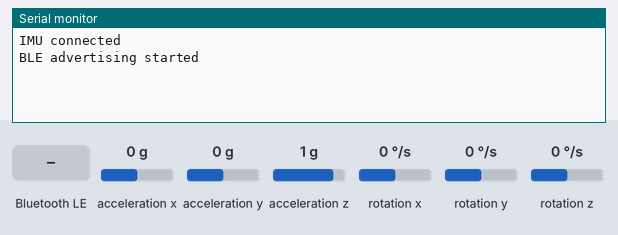
Bench run of a sketch on a simulated ESP32. Shown: the last lines printed to the serial monitor. The inputs (shaded band) are chosen by the test bench; at power-on: acceleration x 0 g, acceleration y 0 g, acceleration z 1 g, rotation x 0 °/s, rotation y 0 °/s, rotation z 0 °/s. Nothing arrives over Bluetooth unless stated; a phone connects over Bluetooth LE 3 s after start.

Above: at 1.2 s.
1.3 s: Bluetooth LE write "HELLO_WEARABLE" received
At 2.7 s:
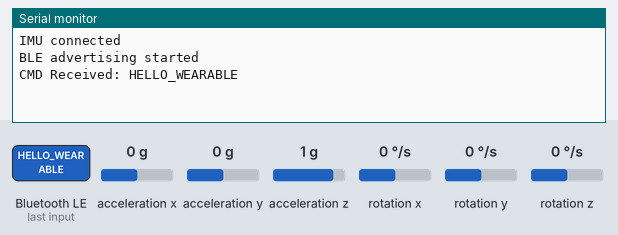
4.3 s: Bluetooth LE write "START_STREAM" received
At 5.1 s:
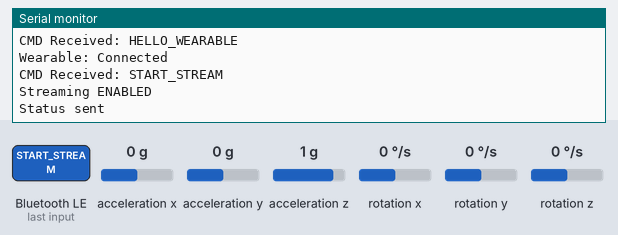
5.8 s: Bluetooth LE write "STOP_STREAM" received
At 6.1 s:
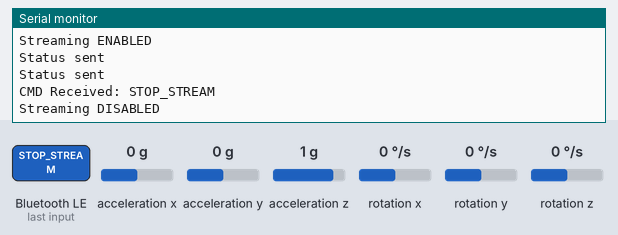
7.3 s: Bluetooth LE write "1" received
At 8.5 s:
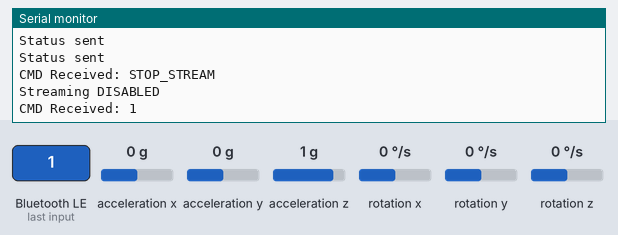

The sketch:

wearable_main_redacted.ino
```cpp
#include <MPU6050.h>
#include <BLEDevice.h>
#include <BLEServer.h>
#include <BLEUtils.h>
#include <BLE2902.h>

// ==============================
// Hardware
// ==============================
MPU6050 mpu;

// ==============================
// BLE UUIDs
// ==============================
#define SERVICE_UUID "12345678-1234-1234-1234-1234567890ab"
#define CHAR_UUID_TX "12345678-1234-1234-1234-1234567890ac"
#define CHAR_UUID_RX "12345678-1234-1234-1234-1234567890ad"

BLEServer* pServer = nullptr;
BLECharacteristic* pTx = nullptr;
BLECharacteristic* pRx = nullptr;

bool deviceConnected = false;
bool streaming = false;

// ==============================
// Timing
// ==============================
unsigned long lastStatusSend = 0;
const unsigned long statusInterval = 1000;

// ==============================
// System State (abstracted)
// ==============================
bool eventDetected = false;
int eventCounter = 0;

// Raw sensor data
int16_t ax, ay, az;
int16_t gx, gy, gz;

// ==============================
// Abstracted Motion Processing
// ==============================
//
// NOTE:
// Core motion interpretation and event classification logic
// has been intentionally abstracted for intellectual property protection.
//
bool evaluateMotionEvent(int16_t ax, int16_t ay, int16_t az,
                         int16_t gx, int16_t gy, int16_t gz)
{
  // Proprietary motion interpretation algorithm (not included)
  return false;
}

// ==============================
// BLE Callbacks
// ==============================
class ServerCallbacks : public BLEServerCallbacks {
  void onConnect(BLEServer* server) override {
    deviceConnected = true;
    Serial.println("Wearable: Connected");
  }

  void onDisconnect(BLEServer* server) override {
    deviceConnected = false;
    streaming = false;
    Serial.println("Wearable: Disconnected");
    server->startAdvertising();
  }
};

class RxCallbacks : public BLECharacteristicCallbacks {
  void onWrite(BLECharacteristic* characteristic) override {

    String cmd = characteristic->getValue();
    if (cmd.length() == 0) return;

    Serial.print("CMD Received: ");
    Serial.println(cmd);

    if (cmd == "HELLO_WEARABLE") {
      if (deviceConnected && pTx) {
        pTx->setValue("<ACK_WEARABLE>");
        pTx->notify();
      }
    }

    else if (cmd == "START_STREAM") {
      streaming = true;
      Serial.println("Streaming ENABLED");
    }

    else if (cmd == "STOP_STREAM") {
      streaming = false;
      Serial.println("Streaming DISABLED");
    }
  }
};

// ==============================
// Setup
// ==============================
void setup() {
  Serial.begin(115200);

  Wire.begin(21, 22);
  mpu.initialize();

  Serial.println(mpu.testConnection()
    ? "IMU connected"
    : "IMU failed");

  BLEDevice::init("Wearable");

  pServer = BLEDevice::createServer();
  pServer->setCallbacks(new ServerCallbacks());

  BLEService *service = pServer->createService(SERVICE_UUID);

  pTx = service->createCharacteristic(
    CHAR_UUID_TX,
    BLECharacteristic::PROPERTY_NOTIFY
  );
  pTx->addDescriptor(new BLE2902());

  pRx = service->createCharacteristic(
    CHAR_UUID_RX,
    BLECharacteristic::PROPERTY_WRITE |
    BLECharacteristic::PROPERTY_WRITE_NR
  );
  pRx->setCallbacks(new RxCallbacks());

  service->start();

  BLEAdvertising *adv = pServer->getAdvertising();
  adv->addServiceUUID(SERVICE_UUID);
  adv->start();

  Serial.println("BLE advertising started");
}

// ==============================
// Loop
// ==============================
void loop() {

  // Read IMU (kept for system realism)
  mpu.getMotion6(&ax, &ay, &az, &gx, &gy, &gz);

  // ==============================
  // Event Detection (ABSTRACTED)
  // ==============================
  if (streaming && deviceConnected) {

    eventDetected = evaluateMotionEvent(ax, ay, az, gx, gy, gz);

    if (eventDetected) {
      pTx->setValue("<FALL_DETECTED>");
      pTx->notify();

      eventCounter++;
      eventDetected = false;
    }

    // Periodic status update
    unsigned long now = millis();
    if (now - lastStatusSend >= statusInterval) {
      lastStatusSend = now;

      char buffer[48];
      snprintf(buffer, sizeof(buffer),
               "<STATUS:OK>");

      pTx->setValue(buffer);
      pTx->notify();

      Serial.println("Status sent");
    }
  }

  yield();
}
```

Measured:
- after the input at 1.3 s, the serial monitor: prints a new line at once (image 1)
- after the input at 4.3 s, the serial monitor: prints a new line at once (image 2)
- after the input at 5.8 s, the serial monitor: prints a new line at once (image 3)
- after the input at 7.3 s, the serial monitor: prints a new line at once (image 4)
